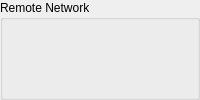
          <widget class="QGroupBox" name="gridGroupBox">
           <property name="title">
            <string>Remote Network</string>
           </property>
           <layout class="QGridLayout" name="gridLayout_11">
            <property name="leftMargin">
             <number>6</number>
            </property>
            <property name="topMargin">
             <number>6</number>
            </property>
            <property name="rightMargin">
             <number>6</number>
            </property>
            <property name="bottomMargin">
             <number>6</number>
            </property>
            <item row="0" column="0" alignment="Qt::AlignRight">
             <widget class="Led" name="led_49">
              <property name="minimumSize">
               <size>
                <width>150</width>
                <height>0</height>
               </size>
              </property>
              <property name="signal_path" stdset="0">
               <string>StatusBits;LineVoltageDetectedRemote</string>
              </property>
              <property name="label_override" stdset="0">
               <string>Voltage Detected</string>
              </property>
              <property name="label_visible" stdset="0">
               <bool>true</bool>
              </property>
             </widget>
            </item>
            <item row="1" column="0" alignment="Qt::AlignRight">
             <widget class="Led" name="led_45">
              <property name="minimumSize">
               <size>
                <width>150</width>
                <height>0</height>
               </size>
              </property>
              <property name="signal_path" stdset="0">
               <string>StatusBits;PowerAvailAcRemote</string>
              </property>
              <property name="label_override" stdset="0">
               <string>Voltage Nominal</string>
              </property>
              <property name="label_visible" stdset="0">
               <bool>true</bool>
              </property>
             </widget>
            </item>
            <item row="2" column="0" alignment="Qt::AlignRight">
             <widget class="CompactEpc" name="compactepc_3">
              <property name="sizePolicy">
               <sizepolicy hsizetype="Fixed" vsizetype="Fixed">
                <horstretch>0</horstretch>
                <verstretch>0</verstretch>
               </sizepolicy>
              </property>
              <property name="signal_path" stdset="0">
               <string>StatusBits;PhaseSequenceRemote</string>
              </property>
              <property name="label_override" stdset="0">
               <string>Seq</string>
              </property>
              <property name="label_visible" stdset="0">
               <bool>true</bool>
              </property>
              <property name="units_visible" stdset="0">
               <bool>false</bool>
              </property>
             </widget>
            </item>
            <item row="3" column="0" alignment="Qt::AlignRight">
             <widget class="CompactEpc" name="compactepc_2">
              <property name="sizePolicy">
               <sizepolicy hsizetype="Fixed" vsizetype="Fixed">
                <horstretch>0</horstretch>
                <verstretch>0</verstretch>
               </sizepolicy>
              </property>
              <property name="signal_path" stdset="0">
               <string>StatusACRemote;FrequencyRemote_measured</string>
              </property>
              <property name="label_override" stdset="0">
               <string>Hz</string>
              </property>
              <property name="label_visible" stdset="0">
               <bool>true</bool>
              </property>
              <property name="units_visible" stdset="0">
               <bool>false</bool>
              </property>
             </widget>
            </item>
            <item row="4" column="0" alignment="Qt::AlignRight">
             <widget class="CompactEpc" name="compactepc">
              <property name="sizePolicy">
               <sizepolicy hsizetype="Fixed" vsizetype="Fixed">
                <horstretch>0</horstretch>
                <verstretch>0</verstretch>
               </sizepolicy>
              </property>
              <property name="signal_path" stdset="0">
               <string>StatusACRemote;VoltageAcRemote_measured</string>
              </property>
              <property name="label_override" stdset="0">
               <string>V</string>
              </property>
              <property name="label_visible" stdset="0">
               <bool>true</bool>
              </property>
              <property name="units_visible" stdset="0">
               <bool>false</bool>
              </property>
             </widget>
            </item>
           </layout>
          </widget>
